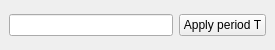
<?xml version="1.0" encoding="UTF-8"?>
<ui version="4.0">
 <class>MainWindow</class>
 <widget class="QMainWindow" name="MainWindow">
  <property name="geometry">
   <rect>
    <x>0</x>
    <y>0</y>
    <width>275</width>
    <height>50</height>
   </rect>
  </property>
  <property name="minimumSize">
   <size>
    <width>275</width>
    <height>50</height>
   </size>
  </property>
  <property name="maximumSize">
   <size>
    <width>275</width>
    <height>50</height>
   </size>
  </property>
  <property name="sizePolicy">
   <sizepolicy hsizetype="Fixed" vsizetype="Fixed">
    <horstretch>0</horstretch>
    <verstretch>0</verstretch>
   </sizepolicy>
  </property>
  <property name="windowTitle">
   <string>B</string>
  </property>
  <widget class="QWidget" name="central_widget">
   <layout class="QHBoxLayout" name="horizontal_layout">
      <item>
       <widget class="QLineEdit" name="period_line_edit"/>
      </item>
      <item>
       <widget class="QPushButton" name="apply_period_button">
        <property name="text">
         <string>Apply period Т</string>
        </property>
       </widget>
      </item>
     </layout>
  </widget>
 </widget>
 <resources/>
 <connections/>
</ui>
